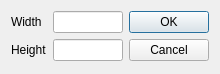
<?xml version="1.0" encoding="UTF-8"?>
<ui version="4.0">
 <class>NewDialog</class>
 <widget class="QDialog" name="NewDialog">
  <property name="geometry">
   <rect>
    <x>0</x>
    <y>0</y>
    <width>220</width>
    <height>74</height>
   </rect>
  </property>
  <property name="windowTitle">
   <string>Dialog</string>
  </property>
  <layout class="QGridLayout" name="gridLayout">
   <item row="0" column="0">
    <widget class="QLabel" name="label">
     <property name="text">
      <string>Width</string>
     </property>
    </widget>
   </item>
   <item row="0" column="1">
    <widget class="QLineEdit" name="width"/>
   </item>
   <item row="0" column="2" rowspan="2">
    <widget class="QDialogButtonBox" name="buttonBox">
     <property name="orientation">
      <enum>Qt::Vertical</enum>
     </property>
     <property name="standardButtons">
      <set>QDialogButtonBox::Cancel|QDialogButtonBox::Ok</set>
     </property>
    </widget>
   </item>
   <item row="1" column="0">
    <widget class="QLabel" name="label_2">
     <property name="text">
      <string>Height</string>
     </property>
    </widget>
   </item>
   <item row="1" column="1">
    <widget class="QLineEdit" name="height"/>
   </item>
  </layout>
 </widget>
 <resources/>
 <connections>
  <connection>
   <sender>buttonBox</sender>
   <signal>accepted()</signal>
   <receiver>NewDialog</receiver>
   <slot>accept()</slot>
   <hints>
    <hint type="sourcelabel">
     <x>248</x>
     <y>254</y>
    </hint>
    <hint type="destinationlabel">
     <x>157</x>
     <y>274</y>
    </hint>
   </hints>
  </connection>
  <connection>
   <sender>buttonBox</sender>
   <signal>rejected()</signal>
   <receiver>NewDialog</receiver>
   <slot>reject()</slot>
   <hints>
    <hint type="sourcelabel">
     <x>316</x>
     <y>260</y>
    </hint>
    <hint type="destinationlabel">
     <x>286</x>
     <y>274</y>
    </hint>
   </hints>
  </connection>
 </connections>
</ui>
